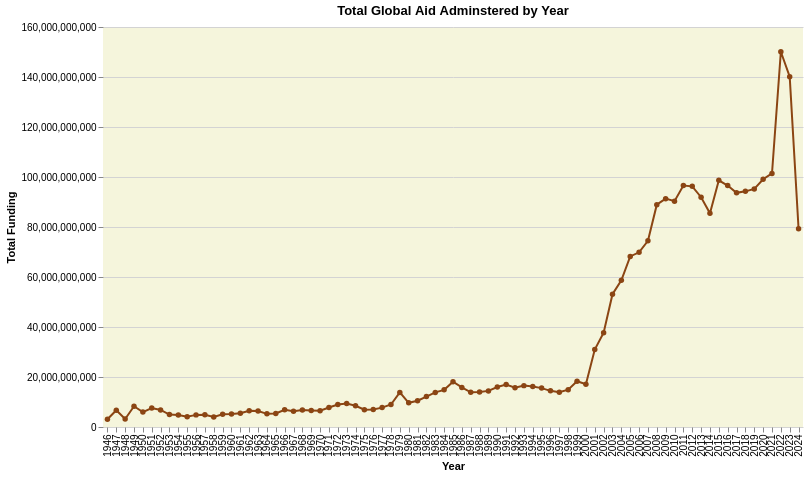

The notebook cell saved with this chart:
### Code cell
# Convert year to integer
aid_plot['Fiscal Year'] = aid_plot['Fiscal Year'].astype(int)

# 1️⃣ Create numeric input fields for start and end year
year_start = alt.param(
    name="year_start", value=1946, bind=alt.binding(input="number", name="Start Year:")
)
year_end = alt.param(
    name="year_end", value=2025, bind=alt.binding(input="number", name="End Year:")
)

# 2️⃣ Base chart with input parameters
base = alt.Chart(aid_plot).add_params(year_start, year_end).properties(
    background="transparent"
)

# 3️⃣ Main chart updated to line plot instead of bars
main_chart = base.mark_line(
    color="saddlebrown",
    point=alt.OverlayMarkDef(color="saddlebrown")
).encode(
    x=alt.X('Fiscal Year:O', title='Year'),
    y=alt.Y('total_funding:Q', title='Total Funding'),
    tooltip=['Fiscal Year', 'top_purpose', 'total_funding']
).transform_filter(
    (alt.datum["Fiscal Year"] >= year_start) & (alt.datum["Fiscal Year"] <= year_end)
).properties(
    width=700,
    height=400,
    title="Total Global Aid Adminstered by Year"
).configure_view(
    stroke=None,
    fill='beige'
).configure_axis(
    domainColor="transparent",
    gridColor="lightgray"
)

main_chart.save('Total USAID by Year (interactive).html')

main_chart

### Figure 1 — Vega-Lite specification as saved in the notebook (floating-point values rounded to 4 significant figures)
{"config": {"view": {"continuousWidth": 300, "continuousHeight": 300, "fill": "beige", "stroke": null}, "axis": {"domainColor": "transparent", "gridColor": "lightgray"}}, "data": {"name": "data-ffa486b071ab8dade315b78f704e9289"}, "mark": {"type": "line", "color": "saddlebrown", "point": {"color": "saddlebrown"}}, "background": "transparent", "encoding": {"tooltip": [{"field": "Fiscal Year", "type": "quantitative"}, {"field": "top_purpose", "type": "nominal"}, {"field": "total_funding", "type": "quantitative"}], "x": {"field": "Fiscal Year", "title": "Year", "type": "ordinal"}, "y": {"field": "total_funding", "title": "Total Funding", "type": "quantitative"}}, "height": 400, "params": [{"name": "year_start", "bind": {"input": "number", "name": "Start Year:"}, "value": 1946}, {"name": "year_end", "bind": {"input": "number", "name": "End Year:"}, "value": 2025}], "title": "Total Global Aid Adminstered by Year", "transform": [{"filter": "((datum['Fiscal Year'] >= year_start) && (datum['Fiscal Year'] <= year_end))"}], "width": 700, "$schema": "https://vega.github.io/schema/vega-lite/v5.20.1.json", "datasets": {"data-ffa486b071ab8dade315b78f704e9289": [{"Fiscal Year": 1946, "total_funding": 3075702000, "top_purpose": "Multisector aid"}, {"Fiscal Year": 1947, "total_funding": 6708001000, "top_purpose": "Multisector aid"}, {"Fiscal Year": 1948, "total_funding": 3179504000, "top_purpose": "Multisector aid"}, {"Fiscal Year": 1949, "total_funding": 8300704000, "top_purpose": "Multisector aid"}, {"Fiscal Year": 1950, "total_funding": 5971296000, "top_purpose": "Multisector aid"}, {"Fiscal Year": 1951, "total_funding": 7612560000, "top_purpose": "Multisector aid"}, {"Fiscal Year": 1952, "total_funding": 6813953000, "top_purpose": "Multisector aid"}, {"Fiscal Year": 1953, "total_funding": 4979870000, "top_purpose": "Multisector aid"}, {"Fiscal Year": 1954, "total_funding": 4767778000, "top_purpose": "Multisector aid"}, {"Fiscal Year": 1955, "total_funding": 4097382000, "top_purpose": "Multisector aid"}, {"Fiscal Year": 1956, "total_funding": 4847691000, "top_purpose": "Multisector aid"}, {"Fiscal Year": 1957, "total_funding": 4871415000, "top_purpose": "Multisector aid"}, {"Fiscal Year": 1958, "total_funding": 4014661000, "top_purpose": "Multisector aid"}, {"Fiscal Year": 1959, "total_funding": 5074241000, "top_purpose": "Multisector aid"}, {"Fiscal Year": 1960, "total_funding": 5218274000, "top_purpose": "Multisector aid"}, {"Fiscal Year": 1961, "total_funding": 5480911000, "top_purpose": "Multisector aid"}, {"Fiscal Year": 1962, "total_funding": 6532295000, "top_purpose": "Multisector aid"}, {"Fiscal Year": 1963, "total_funding": 6384723000, "top_purpose": "Multisector aid"}, {"Fiscal Year": 1964, "total_funding": 5265148000, "top_purpose": "Multisector aid"}, {"Fiscal Year": 1965, "total_funding": 5420680000, "top_purpose": "Multisector aid"}, {"Fiscal Year": 1966, "total_funding": 6904358000, "top_purpose": "Multisector aid"}, {"Fiscal Year": 1967, "total_funding": 6339162000, "top_purpose": "Multisector aid"}, {"Fiscal Year": 1968, "total_funding": 6757250000, "top_purpose": "Multisector aid"}, {"Fiscal Year": 1969, "total_funding": 6639256000, "top_purpose": "Multisector aid"}, {"Fiscal Year": 1970, "total_funding": 6513214000, "top_purpose": "Multisector aid"}, {"Fiscal Year": 1971, "total_funding": 7792876000, "top_purpose": "Multisector aid"}, {"Fiscal Year": 1972, "total_funding": 8986908000, "top_purpose": "Multisector aid"}, {"Fiscal Year": 1973, "total_funding": 9428685000, "top_purpose": "Multisector aid"}, {"Fiscal Year": 1974, "total_funding": 8479202000, "top_purpose": "Multisector aid"}, {"Fiscal Year": 1975, "total_funding": 6886787000, "top_purpose": "Multisector aid"}, {"Fiscal Year": 1976, "total_funding": 7006334000, "top_purpose": "Multisector aid"}, {"Fiscal Year": 1977, "total_funding": 7756101000, "top_purpose": "Multisector aid"}, {"Fiscal Year": 1978, "total_funding": 8999414000, "top_purpose": "Multisector aid"}, {"Fiscal Year": 1979, "total_funding": 13837318000, "top_purpose": "Multisector aid"}, {"Fiscal Year": 1980, "total_funding": 9681780000, "top_purpose": "Multisector aid"}, {"Fiscal Year": 1981, "total_funding": 10517411000, "top_purpose": "Multisector aid"}, {"Fiscal Year": 1982, "total_funding": 12166665000, "top_purpose": "Multisector aid"}, {"Fiscal Year": 1983, "total_funding": 13836455000, "top_purpose": "Multisector aid"}, {"Fiscal Year": 1984, "total_funding": 14864489000, "top_purpose": "Multisector aid"}, {"Fiscal Year": 1985, "total_funding": 18106876000, "top_purpose": "Multisector aid"}, {"Fiscal Year": 1986, "total_funding": 15815716000, "top_purpose": "Multisector aid"}, {"Fiscal Year": 1987, "total_funding": 13872898000, "top_purpose": "Multisector aid"}, {"Fiscal Year": 1988, "total_funding": 13963153000, "top_purpose": "Multisector aid"}, {"Fiscal Year": 1989, "total_funding": 14443414000, "top_purpose": "Multisector aid"}, {"Fiscal Year": 1990, "total_funding": 16002892763, "top_purpose": "Multisector aid"}, {"Fiscal Year": 1991, "total_funding": 16959737549, "top_purpose": "Multisector aid"}, {"Fiscal Year": 1992, "total_funding": 15725968425, "top_purpose": "Food Assistance"}, {"Fiscal Year": 1993, "total_funding": 16549513930, "top_purpose": "Food Assistance"}, {"Fiscal Year": 1994, "total_funding": 16202682387, "top_purpose": "Food Assistance"}, {"Fiscal Year": 1995, "total_funding": 15555497616, "top_purpose": "Food Assistance"}, {"Fiscal Year": 1996, "total_funding": 14457039252, "top_purpose": "Food Assistance"}, {"Fiscal Year": 1997, "total_funding": 13909513423, "top_purpose": "Food Assistance"}, {"Fiscal Year": 1998, "total_funding": 14922848713, "top_purpose": "Food Assistance"}, {"Fiscal Year": 1999, "total_funding": 18317913050, "top_purpose": "Food Assistance"}, {"Fiscal Year": 2000, "total_funding": 17106134194, "top_purpose": "Food Assistance"}, {"Fiscal Year": 2001, "total_funding": 31004828378, "top_purpose": "Food Assistance"}, {"Fiscal Year": 2002, "total_funding": 37706576981, "top_purpose": "Operating Expenses"}, {"Fiscal Year": 2003, "total_funding": 53119119141, "top_purpose": "Operating Expenses"}, {"Fiscal Year": 2004, "total_funding": 58664569658, "top_purpose": "Operating Expenses"}, {"Fiscal Year": 2005, "total_funding": 68236293453, "top_purpose": "Operating Expenses"}, {"Fiscal Year": 2006, "total_funding": 69881632936, "top_purpose": "Operating Expenses"}, {"Fiscal Year": 2007, "total_funding": 74497722506, "top_purpose": "Operating Expenses"}, {"Fiscal Year": 2008, "total_funding": 88918282074, "top_purpose": "Operating Expenses"}, {"Fiscal Year": 2009, "total_funding": 91340753081, "top_purpose": "Operating Expenses"}, {"Fiscal Year": 2010, "total_funding": 90329251874, "top_purpose": "Operating Expenses"}, {"Fiscal Year": 2011, "total_funding": 96566529976, "top_purpose": "Operating Expenses"}, {"Fiscal Year": 2012, "total_funding": 96260285040, "top_purpose": "Operating Expenses"}, {"Fiscal Year": 2013, "total_funding": 91915463166, "top_purpose": "Operating Expenses"}, {"Fiscal Year": 2014, "total_funding": 85474981564, "top_purpose": "Operating Expenses"}, {"Fiscal Year": 2015, "total_funding": 98689897282, "top_purpose": "Operating Expenses"}, {"Fiscal Year": 2016, "total_funding": 96567472252, "top_purpose": "Operating Expenses"}, {"Fiscal Year": 2017, "total_funding": 93658277032, "top_purpose": "Operating Expenses"}, {"Fiscal Year": 2018, "total_funding": 94258182402, "top_purpose": "Operating Expenses"}, {"Fiscal Year": 2019, "total_funding": 95241955093, "top_purpose": "Operating Expenses"}, {"Fiscal Year": 2020, "total_funding": 99096704873, "top_purpose": "Operating Expenses"}, {"Fiscal Year": 2021, "total_funding": 101417030775, "top_purpose": "Operating Expenses"}, {"Fiscal Year": 2022, "total_funding": 150109588130, "top_purpose": "Operating Expenses"}, {"Fiscal Year": 2023, "total_funding": 140128685701, "top_purpose": "Operating Expenses"}, {"Fiscal Year": 2024, "total_funding": 79309172088, "top_purpose": "Operating Expenses"}]}}
